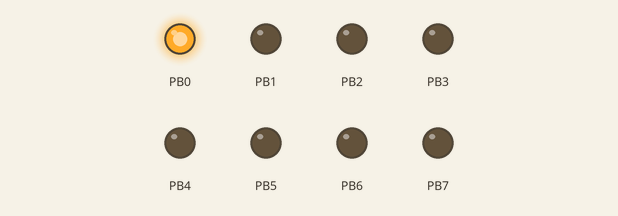
This program was run on a simulated ATmega328P, built with avr-gcc and emulated at 16 MHz. Shown: output pins drawn as LEDs (lit = HIGH).

Above: at 0.07 s.
At 0.67 s:
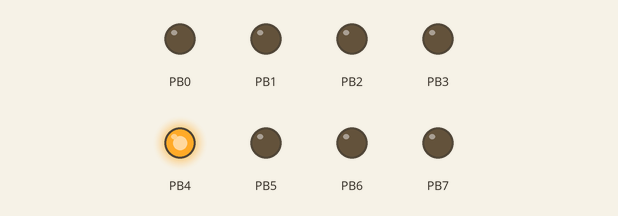
At 0.97 s:
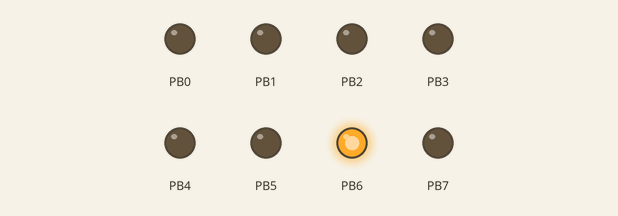
At 1.42 s:
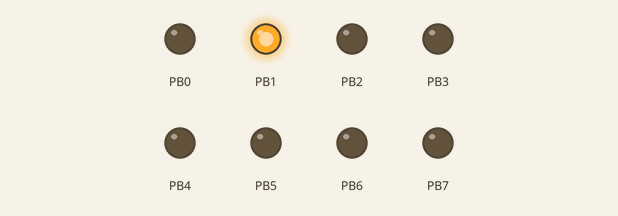
At 2.02 s:
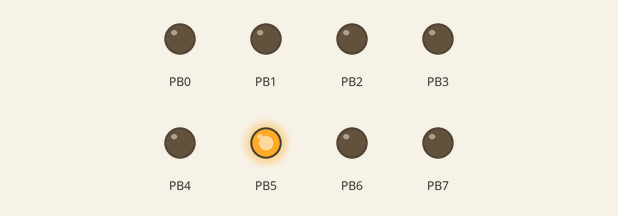
At 2.77 s:
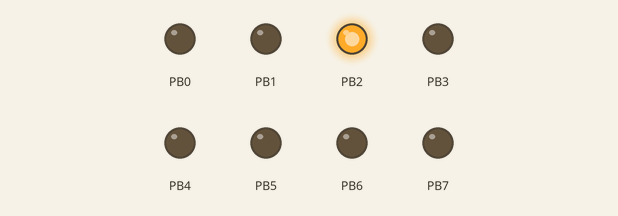
Timing chart, 0 to 3.1 s (numbered marks = the images above):
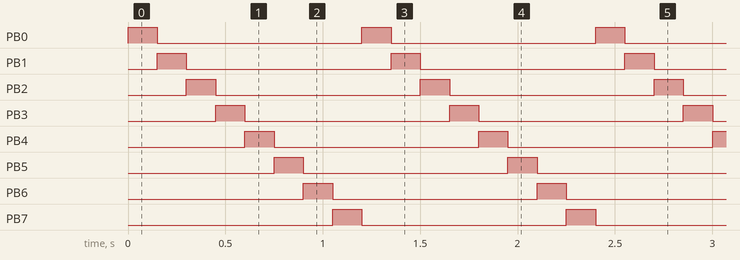

The program:

main.c
```c
#include <avr/io.h>
#include <util/delay.h>

#define TRAIN_DDR  DDRB
#define TRAIN_PORT PORTB

#define STEP_MS 150

static void delay_ms(uint16_t ms)
{
    while (ms--)
        _delay_ms(1);
}

int main(void)
{
    uint8_t pattern = 0x01;

    TRAIN_DDR = 0xFF;

    for (;;) {
        TRAIN_PORT = pattern;
        delay_ms(STEP_MS);

        pattern <<= 1;
        if (pattern == 0)
            pattern = 0x01;
    }
}
```

Measured:
- by itself, PB0–7: alternates HIGH for 0.15 s and LOW for 1.1 s
- by itself, everything shown: repeats every 1.2 s, in 8 steps
